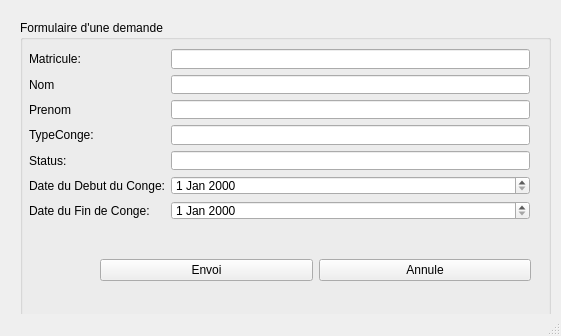
<?xml version="1.0" encoding="UTF-8"?>
<ui version="4.0">
 <class>Demande</class>
 <widget class="QMainWindow" name="Demande">
  <property name="geometry">
   <rect>
    <x>0</x>
    <y>0</y>
    <width>561</width>
    <height>336</height>
   </rect>
  </property>
  <property name="sizePolicy">
   <sizepolicy hsizetype="Fixed" vsizetype="Fixed">
    <horstretch>0</horstretch>
    <verstretch>0</verstretch>
   </sizepolicy>
  </property>
  <property name="windowTitle">
   <string>MainWindow</string>
  </property>
  <widget class="QWidget" name="centralwidget">
   <widget class="QGroupBox" name="groupBox">
    <property name="geometry">
     <rect>
      <x>20</x>
      <y>20</y>
      <width>531</width>
      <height>511</height>
     </rect>
    </property>
    <property name="title">
     <string>Formulaire d'une demande</string>
    </property>
    <widget class="QWidget" name="gridLayoutWidget">
     <property name="geometry">
      <rect>
       <x>9</x>
       <y>29</y>
       <width>501</width>
       <height>191</height>
      </rect>
     </property>
     <layout class="QGridLayout" name="gridLayout">
      <item row="8" column="0">
       <widget class="QLabel" name="label_6">
        <property name="text">
         <string/>
        </property>
       </widget>
      </item>
      <item row="2" column="0">
       <widget class="QLabel" name="label_3">
        <property name="text">
         <string>Prenom</string>
        </property>
       </widget>
      </item>
      <item row="5" column="0">
       <widget class="QLabel" name="label_7">
        <property name="text">
         <string>Date du Debut du Conge:</string>
        </property>
       </widget>
      </item>
      <item row="1" column="2">
       <widget class="QLineEdit" name="lineEdit_2"/>
      </item>
      <item row="0" column="0">
       <widget class="QLabel" name="label">
        <property name="text">
         <string>Matricule:</string>
        </property>
       </widget>
      </item>
      <item row="4" column="0">
       <widget class="QLabel" name="label_5">
        <property name="text">
         <string>Status:</string>
        </property>
       </widget>
      </item>
      <item row="3" column="0">
       <widget class="QLabel" name="label_4">
        <property name="text">
         <string>TypeConge:</string>
        </property>
       </widget>
      </item>
      <item row="5" column="2">
       <widget class="QDateEdit" name="dateEdit"/>
      </item>
      <item row="1" column="0">
       <widget class="QLabel" name="label_2">
        <property name="text">
         <string>Nom</string>
        </property>
       </widget>
      </item>
      <item row="3" column="2">
       <widget class="QLineEdit" name="lineEdit_4"/>
      </item>
      <item row="4" column="2">
       <widget class="QLineEdit" name="lineEdit_5"/>
      </item>
      <item row="2" column="2">
       <widget class="QLineEdit" name="lineEdit_3"/>
      </item>
      <item row="0" column="2">
       <widget class="QLineEdit" name="lineEdit"/>
      </item>
      <item row="6" column="2">
       <widget class="QDateEdit" name="dateEdit_2"/>
      </item>
      <item row="6" column="0">
       <widget class="QLabel" name="label_8">
        <property name="text">
         <string>Date du Fin de Conge:</string>
        </property>
       </widget>
      </item>
     </layout>
    </widget>
    <widget class="QWidget" name="gridLayoutWidget_2">
     <property name="geometry">
      <rect>
       <x>80</x>
       <y>230</y>
       <width>431</width>
       <height>41</height>
      </rect>
     </property>
     <layout class="QGridLayout" name="gridLayout_2">
      <item row="0" column="1">
       <widget class="QPushButton" name="pushButton">
        <property name="text">
         <string>Annule</string>
        </property>
       </widget>
      </item>
      <item row="0" column="0">
       <widget class="QPushButton" name="pushButton_2">
        <property name="text">
         <string>Envoi</string>
        </property>
       </widget>
      </item>
     </layout>
    </widget>
   </widget>
  </widget>
  <widget class="QMenuBar" name="menubar">
   <property name="geometry">
    <rect>
     <x>0</x>
     <y>0</y>
     <width>561</width>
     <height>21</height>
    </rect>
   </property>
  </widget>
  <widget class="QStatusBar" name="statusbar"/>
 </widget>
 <resources/>
 <connections/>
</ui>
